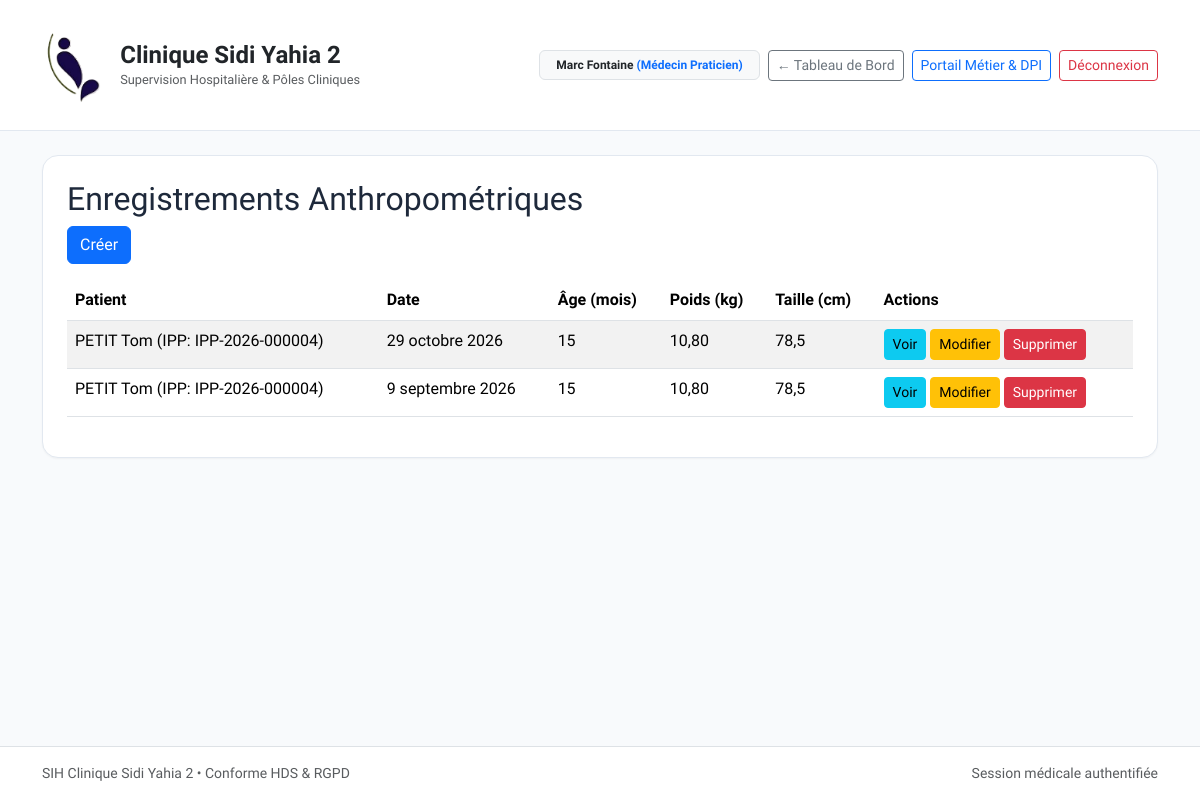
Before: /pediatrie/anthropometry/ (signed in) with the older database file.
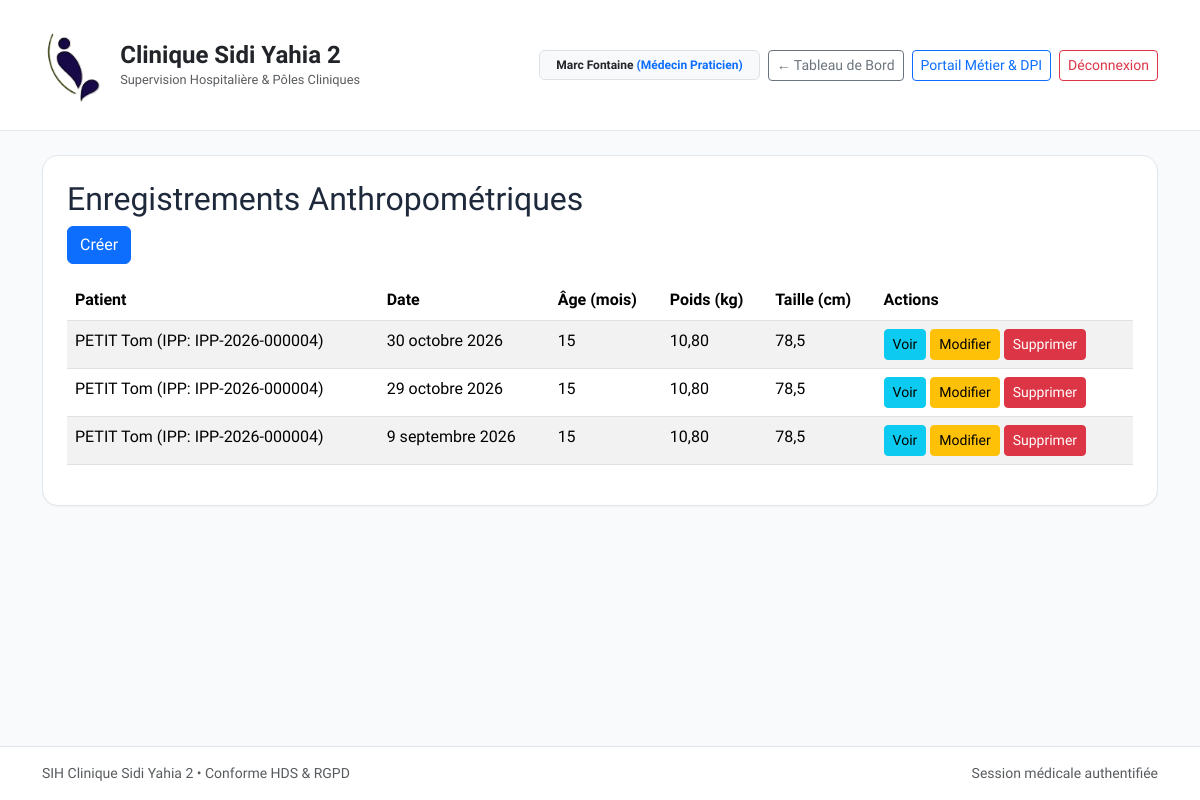
After: the same page with the newer database file.
### apps/core/models.py (models this page shows, shortened)
class CustomUser(AbstractUser):
    role = models.CharField(
        max_length=30,
        choices=UserRole.choices,
        default=UserRole.MEDECIN,
        verbose_name="Rôle hospitalier",
    )
    department = models.ForeignKey(
        Department,
        on_delete=models.PROTECT,
        null=True,
        blank=True,
        related_name="staff_members",
        verbose_name="Département d'affectation",
    )
    license_number = models.CharField(
        max_length=30,
        blank=True,
        verbose_name="Numéro RPPS / ADELI",
        help_text="Identifiant national des professionnels de santé",
    )
    phone_number = models.CharField(
        max_length=20,
        blank=True,
        verbose_name="Numéro de téléphone d'urgence / Bip",
    )
    class Meta:
        verbose_name = "Personnel Médical / Utilisateur"
        verbose_name_plural = "Personnel Médical / Utilisateurs"

class AuditableModel(models.Model):
    created_at = models.DateTimeField(
        auto_now_add=True,
        verbose_name="Date de création",
        help_text="Horodatage immuable de l'enregistrement",
    )
    updated_at = models.DateTimeField(
        auto_now=True,
        verbose_name="Dernière mise à jour",
        help_text="Horodatage automatique de la dernière modification",
    )
    class Meta:
        abstract = True

class Patient(AuditableModel):
    ipp = models.CharField(
        max_length=20,
        unique=True,
        editable=False,
        verbose_name="IPP (Identifiant Permanent Patient)",
        help_text="Format normalisé : IPP-YYYY-XXXXXX",
    )
    nir = models.CharField(
        max_length=15,
        unique=True,
        validators=[validate_french_nir],
        verbose_name="Numéro de Sécurité Sociale (NIR)",
        help_text="15 caractères avec clé de contrôle",
    )
    last_name = models.CharField(max_length=100, verbose_name="Nom usuel")
    first_name = models.CharField(max_length=100, verbose_name="Prénom")
    maiden_name = models.CharField(max_length=100, blank=True, verbose_name="Nom de naissance")
    birth_date = models.DateField(verbose_name="Date de naissance")
    gender = models.CharField(
        max_length=1,
        choices=[("M", "Masculin"), ("F", "Féminin"), ("I", "Indéterminé")],
        verbose_name="Sexe biologique",
    )
    blood_group = models.CharField(
        max_length=4,
        choices=BloodGroup.choices,
        default=BloodGroup.INDETERMINE,
        verbose_name="Groupe sanguin & Rhésus",
    )
    current_status = models.ForeignKey(
        PatientStatusConfig,
        on_delete=models.PROTECT,
        null=True,
        blank=True,
        related_name="patients",
        verbose_name="Statut actuel du patient",
    )
    status_updated_at = models.DateTimeField(
        null=True,
        blank=True,
        verbose_name="Dernier changement de statut",
    )
    known_allergies = models.TextField(blank=True, verbose_name="Allergies connues")
    major_medical_history = models.TextField(blank=True, verbose_name="Antécédents médico-chirurgicaux majeurs")
    ongoing_treatments = models.TextField(blank=True, verbose_name="Traitements en cours")
    trusted_person_name = models.CharField(max_length=120, blank=True, verbose_name="Personne de confiance / Représentant légal")
    trusted_person_relation = models.CharField(
        max_length=80,
        blank=True,
        default="Représentant légal / Tuteur",
        verbose_name="Qualité du représentant légal",
    )
    trusted_person_phone = models.CharField(max_length=25, blank=True, verbose_name="Téléphone de la personne de confiance")
    phone = models.CharField(max_length=25, blank=True, verbose_name="Téléphone patient")
    email = models.EmailField(blank=True, verbose_name="Adresse courriel")
    address = models.CharField(max_length=255, blank=True, verbose_name="Adresse postale")
    city = models.CharField(max_length=100, blank=True, verbose_name="Ville / Commune")
    state_province = models.CharField(max_length=100, blank=True, verbose_name="Wilaya / Province / État")
    national_id_number = models.CharField(max_length=50, blank=True, verbose_name="N° PC ou Carte d'Identité (CI)")
    class Meta:
        verbose_name = "Dossier Patient Unique (DPI)"
        verbose_name_plural = "Dossiers Patients Uniques (DPI)"
        ordering = ["last_name", "first_name"]
    def __str__(self) -> str:
        return f"{self.last_name.upper()} {self.first_name} (IPP: {self.ipp})"

### apps/pediatrie/models.py (models this page shows, shortened)
class AnthropometricRecord(AuditableModel):
    patient = models.ForeignKey(
        Patient,
        on_delete=models.CASCADE,
        related_name="anthropometric_records",
        verbose_name="Enfant (DPI)",
    )
    recorded_by = models.ForeignKey(
        CustomUser,
        on_delete=models.PROTECT,
        verbose_name="Praticien / Soignant ayant mesuré",
    )
    measurement_date = models.DateField(default=date.today, verbose_name="Date de mesure")
    age_in_months = models.PositiveIntegerField(verbose_name="Âge de l'enfant (en mois)")
    weight_kg = models.DecimalField(max_digits=5, decimal_places=2, verbose_name="Poids (kg)")
    height_cm = models.DecimalField(max_digits=5, decimal_places=1, verbose_name="Taille (cm)")
    cranial_perimeter_cm = models.DecimalField(
        max_digits=4, decimal_places=1, verbose_name="Périmètre crânien (cm)"
    )
    body_mass_index = models.DecimalField(
        max_digits=4, decimal_places=1, null=True, blank=True, verbose_name="IMC calculé (kg/m²)"
    )
    percentiles_notes = models.CharField(
        max_length=150, blank=True, verbose_name="Positionnement sur courbe (ex: Médiane, +1 DS)"
    )
    clinical_observations = models.TextField(blank=True, verbose_name="Observations cliniques")
    class Meta:
        verbose_name = "Relevé Anthropométrique Pédiatrique"
        verbose_name_plural = "Relevés Anthropométriques Pédiatriques"
        ordering = ["-measurement_date"]

### apps/pediatrie/views.py (the view)
# urls.py: path("anthropometry/", views.AnthropometricRecordListView.as_view(), name="anthro_list"),
class AnthropometricRecordListView(LoginRequiredMixin, RoleRequiredMixin, ListView):
    model = AnthropometricRecord
    template_name = "pediatrie/anthropometric_list.html"
    context_object_name = "records"
    paginate_by = 20
    ordering = ["-measurement_date"]
    def get_queryset(self):
        qs = super().get_queryset().select_related("patient", "recorded_by")
        q = self.request.GET.get("q")
        if q:
            qs = qs.filter(patient__last_name__icontains=q)
        return qs

### apps/core/context_processors.py (called while the page is built)
def clinic_branding(request: HttpRequest) -> Dict[str, str]:
    return {
        "CLINIC_LOGO_DATA_URI": get_clinic_logo_data_uri(),
    }

### apps/pediatrie/views.py (called while the page is built)
def user_has_pediatrie_role(user):
    return user.is_authenticated and (
        user.is_superuser or user.role in [UserRole.ADMIN, UserRole.MEDECIN, UserRole.INFIRMIER, UserRole.SAGE_FEMME]
    )

    def test_func(self):
        return user_has_pediatrie_role(self.request.user)

### templates/pediatrie/anthropometric_list.html (shortened to what this page needs)
{% extends 'base.html' %}
{% load static %}
{% block content %}
<h2>Enregistrements Anthropométriques</h2>
<a href="{% url 'pediatrie:anthro_create' %}" class="btn btn-primary mb-3">Créer</a>
<table class="table table-striped">
  <thead>
    <tr>
      <th>Patient</th>
      <th>Date</th>
      <th>Âge (mois)</th>
      <th>Poids (kg)</th>
      <th>Taille (cm)</th>
      <th>Actions</th>
    </tr>
  </thead>
  <tbody>
    {% for record in records %}
    <tr>
      <td>{{ record.patient }}</td>
      <td>{{ record.measurement_date }}</td>
      <td>{{ record.age_in_months }}</td>
      <td>{{ record.weight_kg }}</td>
      <td>{{ record.height_cm }}</td>
      <td>
        <a href="{% url 'pediatrie:anthro_detail' record.pk %}" class="btn btn-sm btn-info">Voir</a>
        <a href="{% url 'pediatrie:anthro_update' record.pk %}" class="btn btn-sm btn-warning">Modifier</a>
        <a href="{% url 'pediatrie:anthro_delete' record.pk %}" class="btn btn-sm btn-danger">Supprimer</a>
      </td>
    </tr>
    {% empty %}
    <tr><td colspan="6">Aucun enregistrement.</td></tr>
    {% endfor %}
  </tbody>
</table>
{% endblock %}

### templates/base.html (shortened to what this page needs)
<!DOCTYPE html>
<html lang="fr">
<head>
    <link href="https://cdn.jsdelivr.net/npm/bootstrap@5.3.3/dist/css/bootstrap.min.css" rel="stylesheet">
</head>
<body class="d-flex flex-column min-vh-100">
    <nav class="navbar navbar-expand-lg sih-navbar py-3 mb-4">
        <div class="container">
            <a class="navbar-brand fw-bold text-dark d-flex align-items-center gap-3" href="{% url 'home_dashboard' %}">
                <img src="{{ CLINIC_LOGO_DATA_URI|default:'/static/images/logo_clinique.png' }}"
                    alt="Logo Clinique Sidi Yahia 2" style="height: 88px; width: auto; object-fit: contain;">
                <div>
                    <div class="fs-4 fw-bold lh-sm">Clinique Sidi Yahia 2</div>
                    <div class="text-muted fw-normal" style="font-size: 0.8rem;">Supervision Hospitalière &amp; Pôles
                        Cliniques</div>
                </div>
            </a>
            <div class="d-flex align-items-center gap-2 ms-auto flex-wrap">
                {% if request.user.is_authenticated %}
                <span class="badge bg-light text-dark border px-3 py-2">
                    {{ request.user.get_full_name|default:request.user.username }}
                    <span class="text-primary fw-bold">({{ request.user.get_role_display }})</span>
                </span>
                {% endif %}
                <a href="{% url 'home_dashboard' %}" class="btn btn-sm btn-outline-secondary">
                    &larr; Tableau de Bord
                </a>
                <a href="/admin/" class="btn btn-sm btn-outline-primary">
                    Portail Métier &amp; DPI
                </a>
                <a href="{% url 'logout' %}" class="btn btn-sm btn-outline-danger">
                    Déconnexion
                </a>
            </div>
        </div>
    </nav>
    <main class="container mb-5 flex-grow-1">
        <div class="sih-card p-4">
            {% block content %}{% endblock %}
        </div>
    </main>
    <footer class="bg-white border-top py-3 mt-auto">
        <div class="container d-flex justify-content-between text-muted small">
            <span>SIH Clinique Sidi Yahia 2 &bull; Conforme HDS &amp; RGPD</span>
            <span>Session médicale authentifiée</span>
        </div>
    </footer>
</body>
</html>

### templates/base.html (style rules this page uses)
body { font-family: 'Plus Jakarta Sans', sans-serif; background-color: #f8fafc; color: #1e293b; }
.sih-navbar { background: #ffffff; border-bottom: 1px solid #e2e8f0; }
.sih-card { background: #ffffff; border: 1px solid #e2e8f0; border-radius: 1rem; box-shadow: 0 1px 2px 0 rgba(0, 0, 0, 0.04); }

Changed rows visible on the page:
added AnthropometricRecord: patient "PETIT Tom (IPP: IPP-2026-000004)", measurement_date "30 octobre 2026", age_in_months "15", weight_kg "10,80", height_cm "78,5"
